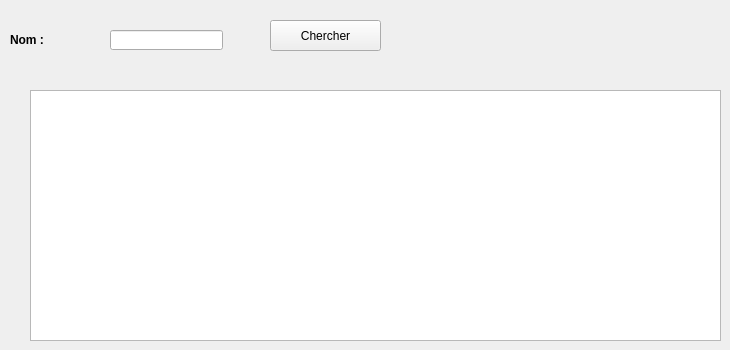
      <widget class="QWidget" name="aff_regionE">
       <attribute name="title">
        <string>afficher</string>
       </attribute>
       <widget class="QTableView" name="afficher_s">
        <property name="geometry">
         <rect>
          <x>30</x>
          <y>90</y>
          <width>691</width>
          <height>251</height>
         </rect>
        </property>
        <property name="styleSheet">
         <string notr="true"/>
        </property>
       </widget>
       <widget class="QLabel" name="label_39">
        <property name="geometry">
         <rect>
          <x>10</x>
          <y>30</y>
          <width>91</width>
          <height>20</height>
         </rect>
        </property>
        <property name="font">
         <font>
          <weight>75</weight>
          <bold>true</bold>
         </font>
        </property>
        <property name="text">
         <string>Nom :</string>
        </property>
       </widget>
       <widget class="QPushButton" name="button_reg_E">
        <property name="geometry">
         <rect>
          <x>270</x>
          <y>20</y>
          <width>111</width>
          <height>31</height>
         </rect>
        </property>
        <property name="autoFillBackground">
         <bool>false</bool>
        </property>
        <property name="styleSheet">
         <string notr="true">#pushButton_chercher
{
-moz-box-shadow: 0px 10px 14px -7px #3e7327;
	-webkit-box-shadow: 0px 10px 14px -7px #3e7327;
	box-shadow: 0px 10px 14px -7px #3e7327;
	background:-webkit-gradient(linear, left top, left bottom, color-stop(0.05, #77b55a), color-stop(1, #72b352));
	background:-moz-linear-gradient(top, #77b55a 5%, #72b352 100%);
	background:-webkit-linear-gradient(top, #77b55a 5%, #72b352 100%);
	background:-o-linear-gradient(top, #77b55a 5%, #72b352 100%);
	background:-ms-linear-gradient(top, #77b55a 5%, #72b352 100%);
	background:linear-gradient(to bottom, #77b55a 5%, #72b352 100%);
	
	background-color: darkCyan ;
	-moz-border-radius:4px;
	-webkit-border-radius:4px;
	border-radius:4px;
	border:1px solid #4b8f29;
	display:inline-block;
	cursor:pointer;
	color:#ffffff;
	font-family:Arial;
	font-size:13px;
	font-weight:bold;
	padding:6px 12px;
	text-decoration:none;
	text-shadow:0px 1px 0px #5b8a3c;
}
#pushButton_chercher:hover{
background:-webkit-gradient(linear, left top, left bottom, color-stop(0.05, #72b352), color-stop(1, #77b55a));
	background:-moz-linear-gradient(top, #72b352 5%, #77b55a 100%);
	background:-webkit-linear-gradient(top, #72b352 5%, #77b55a 100%);
	background:-o-linear-gradient(top, #72b352 5%, #77b55a 100%);
	background:-ms-linear-gradient(top, #72b352 5%, #77b55a 100%);
	background:linear-gradient(to bottom, #72b352 5%, #77b55a 100%);
	
	background-color:blue;
}</string>
        </property>
        <property name="text">
         <string>Chercher</string>
        </property>
       </widget>
       <widget class="QLineEdit" name="cp_recherher_E">
        <property name="geometry">
         <rect>
          <x>110</x>
          <y>30</y>
          <width>113</width>
          <height>20</height>
         </rect>
        </property>
        <property name="text">
         <string/>
        </property>
       </widget>
      </widget>
